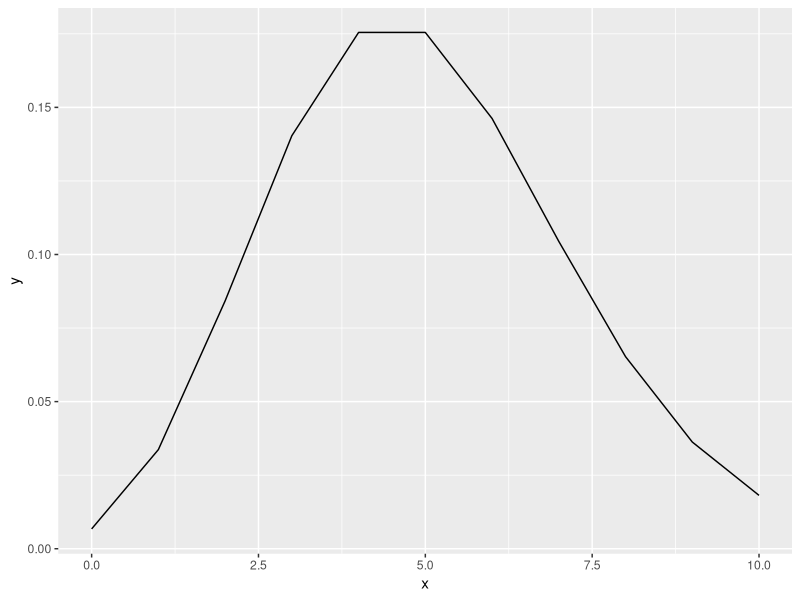

Reproduce this figure in R.
# Homework 5
# This script contains all the ggplot and other functions related to the homework

library(ggplot2)

# Question 1 
# Using ggplot, plot the Poisson pmf for k=0,1,....,10 when lambda=5.
ggplot(
  transform(
    data.frame(x=c(0:10)), 
    y=dpois(x, 5)), aes(x, y)) +
  geom_line()
  

